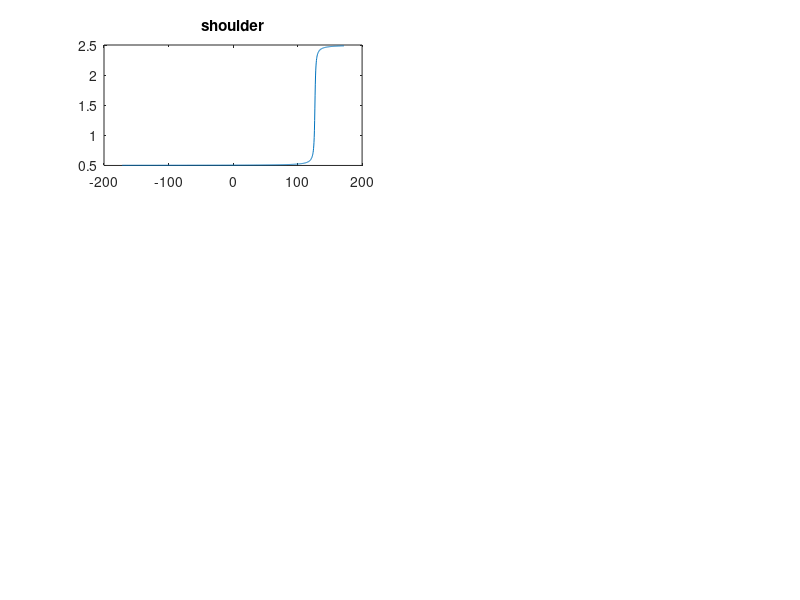

The MATLAB source for this figure: (Note: this script raises an error after producing the figure.)
clear, clc, close all

x = linspace(-3,3,1000);
imu = linspace(3,-3,1000);

As = 2;
Al = 4;
Ss = 0.5;

midpoint = 2.04;


shoulder = As*(1/pi)*atan(rad2deg(x-midpoint)-10) + As/2 + Ss;
leg = Al*(1/pi)*atan(rad2deg(x+midpoint) +20)- As/2 - Ss;
switching = -2*Ss*(1/pi)*atan(rad2deg(imu)-20) ;

% As = 2;
% Al = 1;
% Ss = 1;
% 
% shoulder = As*(1/pi)*atan(rad2deg(x-midpoint)-10) + As/2;
% leg = Al*(1/pi)*atan(rad2deg(x+midpoint) +10)- As/2 - 2*Ss+1;
% switching = -2*Ss*(1/pi)*atan(rad2deg(imu)-20)+1 ;

lowerbound_kd = 0.2;
Ad = 2*lowerbound_kd;
%kd = Ad*cos(pi/rad2deg(midpoint)*rad2deg(x-midpoint))+(1-Ad);
% kd = Ad*cos(pi/midpoint * (x-midpoint))+(1-Ad);
kd = Ad*cos((pi/midpoint)*(x-midpoint))+(1-Ad);

tot = shoulder + leg+ switching;


subplot(3,2,1)
plot(rad2deg(x),shoulder)
title("shoulder")
xlabel("$\theta_{mot} (degrees)$",Interpreter="latex")
xline(rad2deg(+midpoint))

subplot(3,2,2)
plot(rad2deg(x),leg)
title("leg")
xlabel("$\theta_{mot} (degrees)$",Interpreter="latex")
xline(rad2deg(-midpoint))

subplot(3,2,3)
plot(rad2deg(imu),switching)
title("imu")
xlabel("$\theta_{imu} (degrees)$",Interpreter="latex")
xline(10)

subplot(3,2,4)
plot(rad2deg(x),tot);
title("total")
xlabel("$\theta_{mot} (degrees)$",Interpreter="latex")
xline(rad2deg(+midpoint))
xline(rad2deg(-midpoint))
xline(-10)

subplot(3,2,5)
plot(rad2deg(x),kd);
title("kd")
xlabel("$\theta_{mot} (degrees)$",Interpreter="latex")
xline(rad2deg(+midpoint))
xline(rad2deg(-midpoint))
xline(-10)



% subplot(3,2,6)
% plot(rad2deg(x),tot+kd);
% title("total")
% xlabel("$\theta_{mot} (degrees)$",Interpreter="latex")
% xline(rad2deg(+midpoint))
% xline(rad2deg(-midpoint))
% xline(-10)


